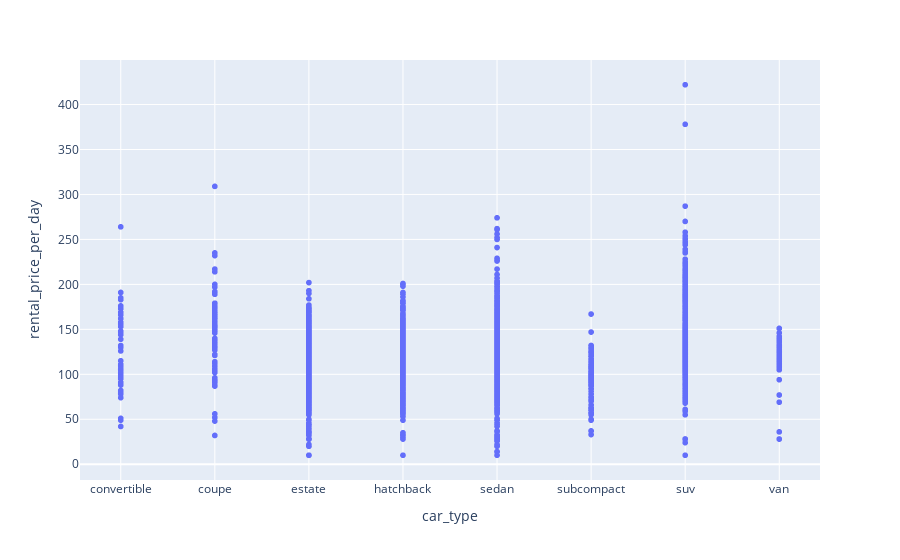

The code cell stored with this chart in its notebook:
### Code cell
px.scatter(pricing_df, x = 'car_type', y = 'rental_price_per_day')

### Figure 1 — Plotly figure (JSON) as saved in the notebook; plotly's stock layout.template omitted (floating-point values rounded to 4 significant figures; data arrays with more than 128 entries replaced by an {"elided": "..."} marker saying what was removed)
{"data": [{"hovertemplate": "car_type=%{x}<br>rental_price_per_day=%{y}<extra></extra>", "legendgroup": "", "marker": {"color": "#636efa", "symbol": "circle"}, "mode": "markers", "name": "", "showlegend": false, "type": "scattergl", "x": {"elided": "4843 str values"}, "xaxis": "x", "y": {"elided": "4843 int values"}, "yaxis": "y"}], "layout": {"legend": {"tracegroupgap": 0}, "margin": {"t": 60}, "xaxis": {"anchor": "y", "domain": [0, 1], "title": {"text": "car_type"}}, "yaxis": {"anchor": "x", "domain": [0, 1], "title": {"text": "rental_price_per_day"}}}}
